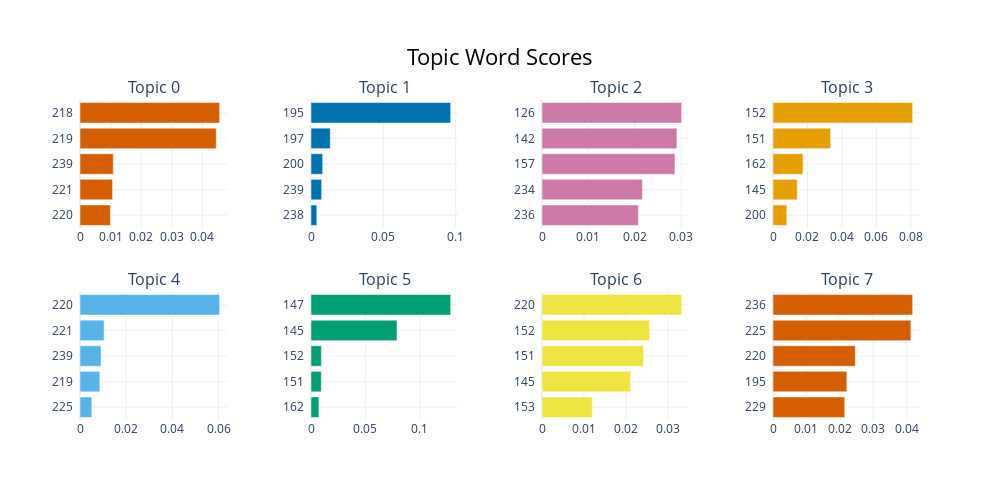

The cell this chart's notebook holds for it:
### Code cell
topic_model_f.visualize_barchart()#top_n_topics=16)

### Figure 1 — Plotly figure (JSON) as saved in the notebook; plotly's stock layout.template omitted (floating-point values rounded to 4 significant figures)
{"data": [{"marker": {"color": "#D55E00"}, "orientation": "h", "type": "bar", "x": [0.009945, 0.01065, 0.01087, 0.04453, 0.04563], "xaxis": "x", "y": ["220  ", "221  ", "239  ", "219  ", "218  "], "yaxis": "y"}, {"marker": {"color": "#0072B2"}, "orientation": "h", "type": "bar", "x": [0.003993, 0.007327, 0.008082, 0.01331, 0.09653], "xaxis": "x2", "y": ["238  ", "239  ", "200  ", "197  ", "195  "], "yaxis": "y2"}, {"marker": {"color": "#CC79A7"}, "orientation": "h", "type": "bar", "x": [0.02077, 0.02162, 0.02865, 0.02906, 0.03009], "xaxis": "x3", "y": ["236  ", "234  ", "157  ", "142  ", "126  "], "yaxis": "y3"}, {"marker": {"color": "#E69F00"}, "orientation": "h", "type": "bar", "x": [0.00797, 0.01407, 0.01739, 0.03343, 0.08103], "xaxis": "x4", "y": ["200  ", "145  ", "162  ", "151  ", "152  "], "yaxis": "y4"}, {"marker": {"color": "#56B4E9"}, "orientation": "h", "type": "bar", "x": [0.005116, 0.008593, 0.009118, 0.01042, 0.06047], "xaxis": "x5", "y": ["225  ", "219  ", "239  ", "221  ", "220  "], "yaxis": "y5"}, {"marker": {"color": "#009E73"}, "orientation": "h", "type": "bar", "x": [0.007236, 0.009475, 0.009539, 0.07898, 0.1283], "xaxis": "x6", "y": ["162  ", "151  ", "152  ", "145  ", "147  "], "yaxis": "y6"}, {"marker": {"color": "#F0E442"}, "orientation": "h", "type": "bar", "x": [0.01196, 0.02106, 0.02414, 0.02561, 0.03321], "xaxis": "x7", "y": ["153  ", "145  ", "151  ", "152  ", "220  "], "yaxis": "y7"}, {"marker": {"color": "#D55E00"}, "orientation": "h", "type": "bar", "x": [0.02145, 0.02206, 0.0246, 0.04121, 0.04175], "xaxis": "x8", "y": ["229  ", "195  ", "220  ", "225  ", "236  "], "yaxis": "y8"}], "layout": {"annotations": [{"font": {"size": 16}, "showarrow": false, "text": "Topic 0", "x": 0.0875, "xanchor": "center", "xref": "paper", "y": 1, "yanchor": "bottom", "yref": "paper"}, {"font": {"size": 16}, "showarrow": false, "text": "Topic 1", "x": 0.3625, "xanchor": "center", "xref": "paper", "y": 1, "yanchor": "bottom", "yref": "paper"}, {"font": {"size": 16}, "showarrow": false, "text": "Topic 2", "x": 0.6375, "xanchor": "center", "xref": "paper", "y": 1, "yanchor": "bottom", "yref": "paper"}, {"font": {"size": 16}, "showarrow": false, "text": "Topic 3", "x": 0.9125, "xanchor": "center", "xref": "paper", "y": 1, "yanchor": "bottom", "yref": "paper"}, {"font": {"size": 16}, "showarrow": false, "text": "Topic 4", "x": 0.0875, "xanchor": "center", "xref": "paper", "y": 0.4, "yanchor": "bottom", "yref": "paper"}, {"font": {"size": 16}, "showarrow": false, "text": "Topic 5", "x": 0.3625, "xanchor": "center", "xref": "paper", "y": 0.4, "yanchor": "bottom", "yref": "paper"}, {"font": {"size": 16}, "showarrow": false, "text": "Topic 6", "x": 0.6375, "xanchor": "center", "xref": "paper", "y": 0.4, "yanchor": "bottom", "yref": "paper"}, {"font": {"size": 16}, "showarrow": false, "text": "Topic 7", "x": 0.9125, "xanchor": "center", "xref": "paper", "y": 0.4, "yanchor": "bottom", "yref": "paper"}], "height": 500, "hoverlabel": {"bgcolor": "white", "font": {"family": "Rockwell", "size": 16}}, "showlegend": false, "title": {"font": {"color": "Black", "size": 22}, "text": "Topic Word Scores", "x": 0.5, "xanchor": "center", "yanchor": "top"}, "width": 1000, "xaxis": {"anchor": "y", "domain": [0, 0.175], "showgrid": true}, "xaxis2": {"anchor": "y2", "domain": [0.275, 0.45], "showgrid": true}, "xaxis3": {"anchor": "y3", "domain": [0.55, 0.725], "showgrid": true}, "xaxis4": {"anchor": "y4", "domain": [0.825, 1], "showgrid": true}, "xaxis5": {"anchor": "y5", "domain": [0, 0.175], "showgrid": true}, "xaxis6": {"anchor": "y6", "domain": [0.275, 0.45], "showgrid": true}, "xaxis7": {"anchor": "y7", "domain": [0.55, 0.725], "showgrid": true}, "xaxis8": {"anchor": "y8", "domain": [0.825, 1], "showgrid": true}, "yaxis": {"anchor": "x", "domain": [0.6, 1], "showgrid": true}, "yaxis2": {"anchor": "x2", "domain": [0.6, 1], "showgrid": true}, "yaxis3": {"anchor": "x3", "domain": [0.6, 1], "showgrid": true}, "yaxis4": {"anchor": "x4", "domain": [0.6, 1], "showgrid": true}, "yaxis5": {"anchor": "x5", "domain": [0, 0.4], "showgrid": true}, "yaxis6": {"anchor": "x6", "domain": [0, 0.4], "showgrid": true}, "yaxis7": {"anchor": "x7", "domain": [0, 0.4], "showgrid": true}, "yaxis8": {"anchor": "x8", "domain": [0, 0.4], "showgrid": true}}}
